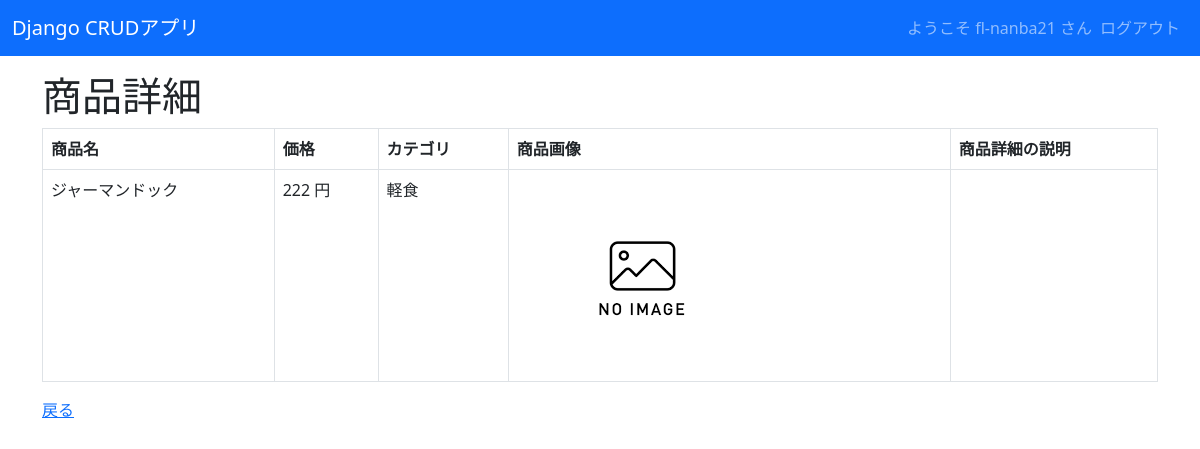
The page /crud/detail/6 (signed in) on the database its author committed.
### crud/models.py (models this page shows, shortened)
class Product(models.Model):
    name = models.CharField(max_length=200)
    price = models.PositiveIntegerField()
    category = models.ForeignKey(Category, on_delete=models.CASCADE)
    img = models.ImageField(blank=True, default='noImage.png')
    description = models.TextField(blank=True, null=True)

class Category(models.Model):
    name = models.CharField(max_length=200)
    def __str__(self):
        return self.name

### crud/views.py (the view)
# urls.py: path('crud/detail/<int:pk>', views.ProductDetailView.as_view(), name="detail"),
class ProductDetailView(DetailView):
    model = Product
    context_object_name = 'product'

### crud/templates/crud/product_detail.html (shortened to what this page needs)
{% extends "base.html" %}
{% block content %}
<h1>商品詳細</h1>
<table class="table table-bordered">
    <thead>
        <tr>
            <th>商品名</th>
            <th>価格</th>
            <th>カテゴリ</th>
            <th>商品画像</th>
            <th>商品詳細の説明</th>
        </tr>
    </thead>
    <tr>
        <td>{{ object.name }}</td>
        <td>{{ object.price }} 円</td>
        <td>{{ product.category }}</td>
        <td><img src="{{ product.img.url }}" style="width:100px height:auto;"></td>
        <td>{{ product.description }}</td>
    </tr>
</table>
<a href="{% url 'list' %}">戻る</a>
{% endblock %}

### crud/templates/base.html (shortened to what this page needs)
<!DOCTYPE html>
<html lang="ja">
    <head>
        <link href="https://cdn.jsdelivr.net/npm/bootstrap@5.3.0-alpha3/dist/css/bootstrap.min.css" rel="stylesheet"">
</head>
<body>
<nav class="navbar navbar-expand-lg navbar-dark bg-primary" style="margin-bottom: 1rem;">
<div class="container-fluid">
<a class="navbar-brand" href="{% url 'list' %}">Django CRUDアプリ</a>
<div class="collapse navbar-collapse" id="navbarNav">
<ul class="navbar-nav ms-auto">
{% if request.user.is_authenticated %}
<span class="navbar-text">
 ようこそ {{ user.get_username }} さん
</span>
<li class="nav-item">
 <form action="{% url 'logout' %}" method="post">
 <input class="nav-link" type="submit" value="ログアウト">
</form>
</li>
{% else %}
<li class="nav-item">
<a class="nav-link" href="{% url 'login' %}">ログイン</a>
</li>
{% endif %}
</ul>
</div>
</div>
</nav>
<div class="container">
{% block content %}{% endblock %}
</div>
</body>
</html>

### rows shown on the page
Product: name "ジャーマンドック", price "222", category "軽食", img (placeholder picture)

### other values the page prints
{{ user.get_username }} "fl-nanba21"
